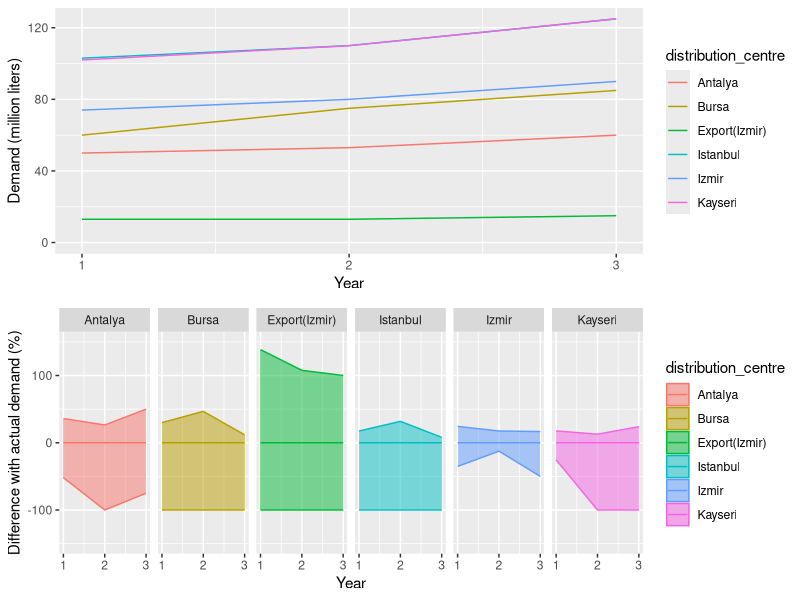
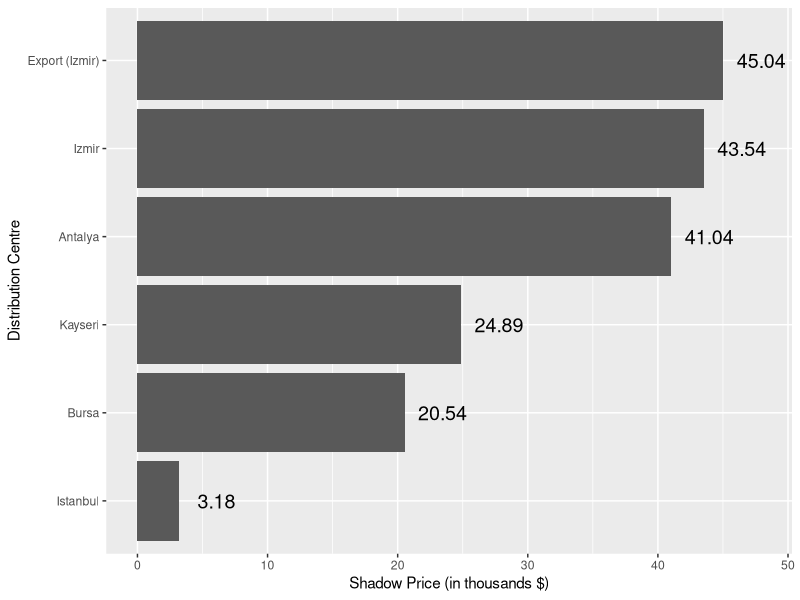
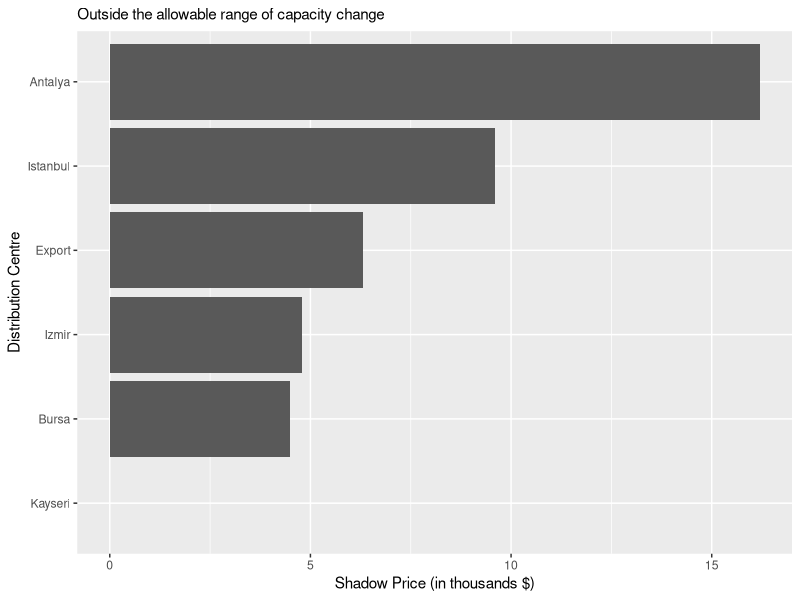
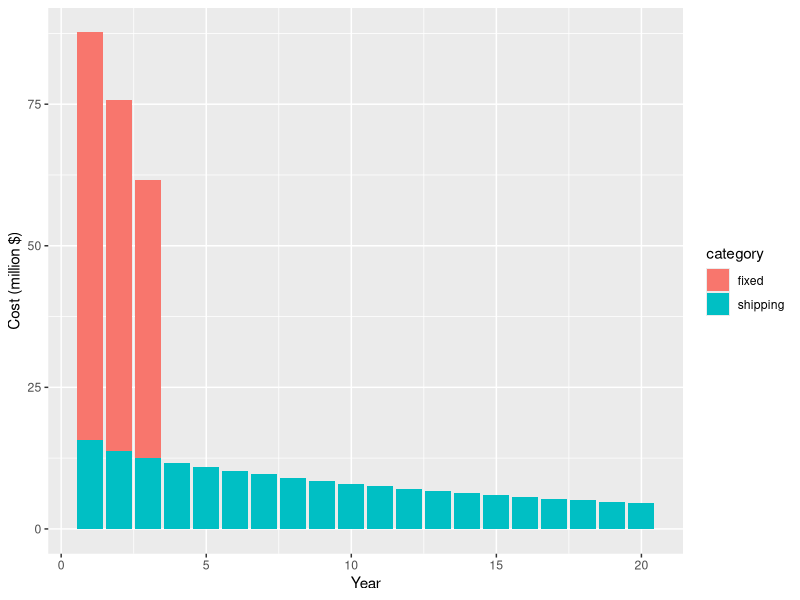
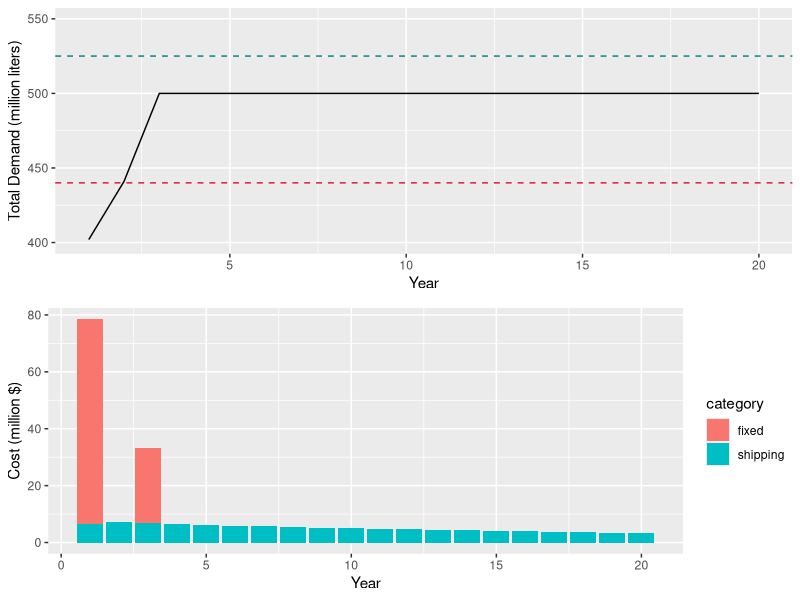

Here is the R script that generated these plots, in order:
## ---- chunk 1
rm(list=ls())
library(tidyverse)
library(gridExtra)
## ---- chunk 2
sc <- read_csv('supply_chain_data.csv')

sc$allowable_increase_norm <- (((sc$allowable_increase / sc$demand) - 1 )* 100)
sc$allowable_decrease_norm <- (((sc$allowable_decrease / sc$demand) - 1 )* 100)
sc$demand_norm <- 0
sc_3 <- sc %>%
  filter(year <= 3)


sp <- read_csv('shadow_price.csv') %>%
  arrange(desc(shadow_price_real)) %>%
  mutate(shadow_price_real = shadow_price_real/1000)

cost <- read_csv('cost_overall.csv')

cost10 <- cost %>% filter(npv == 10)
cost4.18 <- cost %>% filter(npv == 4.18)

demand <- read_csv('total_demand.csv')

further <- read_csv('cost_further.csv')

## ---- chunk 3

grid.arrange(
ggplot(sc_3, aes(x=year, col=distribution_centre, fill=distribution_centre,y=demand)) + 
    geom_line() +
    ylim(0,125) + 
    scale_x_continuous(breaks=seq(1, 3, 1)) +
    labs(y="Demand (million liters)", x="Year"),
ggplot(sc_3, aes(x=year, col=distribution_centre, fill=distribution_centre,y=demand_norm, ymin=allowable_decrease_norm, ymax=allowable_increase_norm)) + 
    geom_ribbon(alpha = 0.5) + 
    geom_line() + 
    facet_grid(cols = vars(distribution_centre)) +
    ylim(-150, 150) +
    scale_x_continuous(breaks=seq(1, 3, 1)) +
    labs(y="Difference with actual demand (%)", x="Year"))
## ---- chunk 4
sp %>%
  arrange(shadow_price_real) %>%    # First sort by val. This sort the dataframe but NOT the factor levels
  mutate(distribution_centre=factor(distribution_centre, levels=distribution_centre)) %>%# This trick update the factor levels
  mutate(price = round(shadow_price_real,2)) %>% 
  ggplot(aes(x=distribution_centre, y = shadow_price_real )) + geom_col() + coord_flip() +
      labs(y="Shadow Price (in thousands $)", x="Distribution Centre") +
      geom_text(aes(label=price, y=price + 2.9), position=position_dodge(width=0), size=5)



further %>%
  arrange(cost) %>%    # First sort by val. This sort the dataframe but NOT the factor levels
  mutate(distribution_centre=factor(distribution_centre, levels=distribution_centre)) %>%   # This trick update the factor levels
ggplot(aes(x=distribution_centre, y = cost )) + geom_col() + coord_flip() +
      labs(y="Shadow Price (in thousands $)", x="Distribution Centre", subtitle = 'Outside the allowable range of capacity change') 
## ---- chunk 5

ggplot(cost, aes(x = year, y = cost, fill = category)) + geom_bar(stat = "identity") +
  labs(x = 'Year', y = 'Cost (million $)')
## ---- chunk 6

grid.arrange(
ggplot(demand, aes(x=year, y=total_demand)) + 
    geom_line()  +
    geom_hline(yintercept = 440, lty=2, color='#DC143C') +
  geom_hline(yintercept = 525, lty=2, color='#008080') +
    labs(y="Total Demand (million liters)", x="Year") +
    xlim(1,20) +
    ylim(400,550),
ggplot(cost4.18, aes(x = year, y = cost, fill = category)) + geom_bar(stat = "identity") +
  labs(x = 'Year', y = 'Cost (million $)')
)
